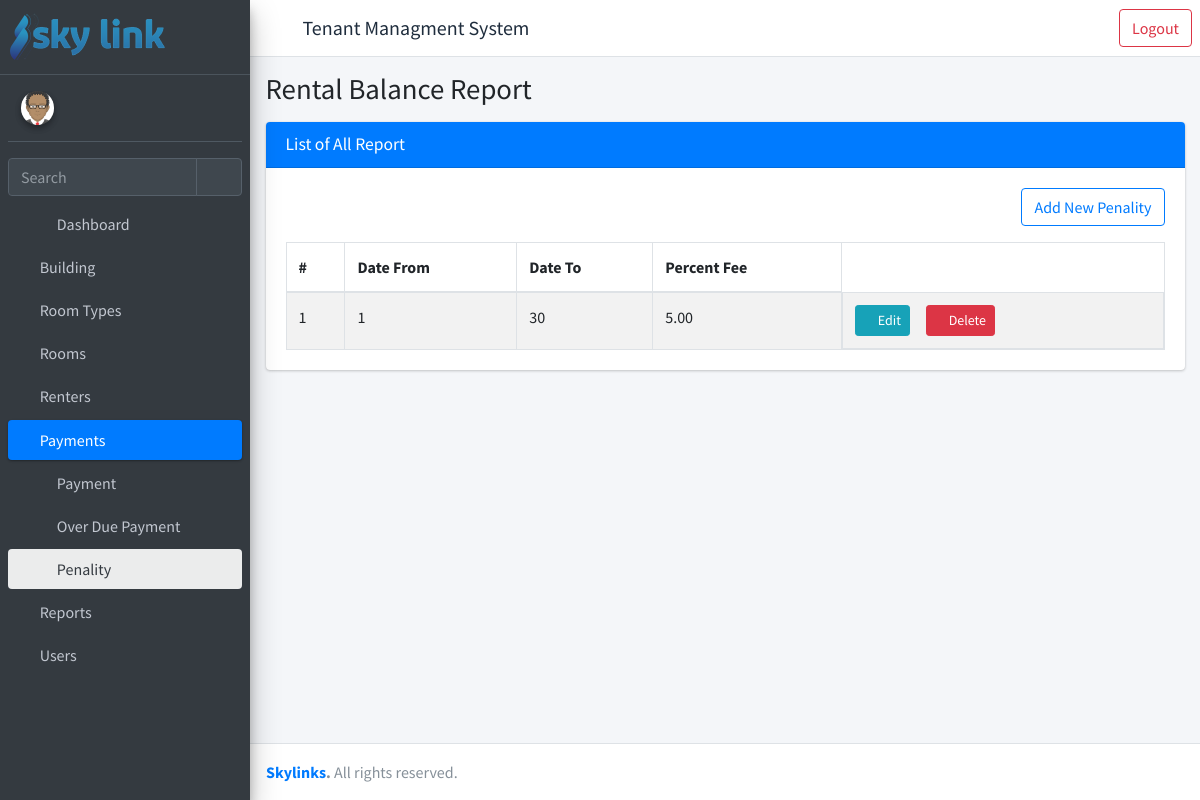
The app's page /list-penality/ (signed in), older data.
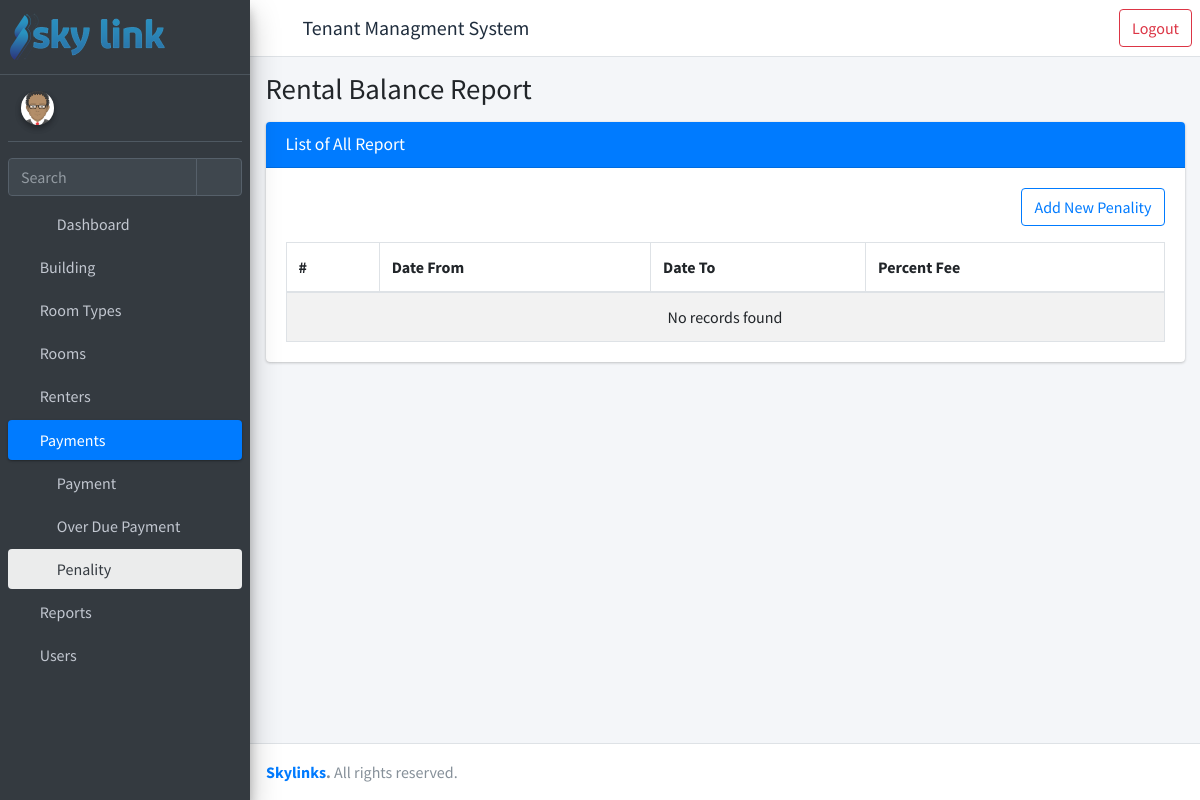
The same page, newer data.
### rent/models.py (models this page shows, shortened)
class Penality(models.Model):
    date_from = models.PositiveIntegerField()
    date_to = models.PositiveIntegerField()
    penality_fee_percent = models.DecimalField(max_digits=4, decimal_places=2)

### rent/views.py (the view)
# urls.py: path("list-penality/", views.PenalityListView.as_view(), name="list-penality"),
class PenalityListView(LoginRequiredMixin, PaymentViewPermissionMixin, ListView):
    model = Penality
    template_name = "rent/penality-list.html"
    def get_context_data(self, **kwargs):
        context = super().get_context_data(**kwargs)
        context["title"] = " Rental Balance Report"
        context["open"] = "penality"
        context['obj_model'] = "report"
        return {**context, **permissions(self.request)}

### templates/rent/penality-list.html (shortened to what this page needs)
{% extends 'rent/homepage.html' %}
{% load static %}
{% block main_page %}
<div class="content">
    <div class="container-fluid">
        <div class="card">
            <div class="card-header bg-primary">
                <h3 class="card-title ">List of All {{ obj_model.capitalize }}</h3>
            </div>
            <div class="card-body">
                <a class="btn btn-outline-primary float-right mb-3"
                href="{% url 'register-penality' %}">Add New Penality</a>
                <table id="example1" class="table table-bordered table-striped" width="100%">
                    <thead>
                            <tr>
                                <th>#</th>
                                <th>Date From</th>
                                <th>Date To</th>
                                <th>Percent Fee</th>
                            </tr>
                        </thead>
                        <tbody>
                        {% if object_list.count > 0 %}
                            {% for data in object_list %}
                                <tr>
                                    <td>{{ forloop.counter }}</td>
                                    <td>{{ data.date_from }}</td>
                                    <td>{{ data.date_to }}</td>
                                    <td>{{ data.penality_fee_percent }}</td>
                                    <td class="product-action d-flex">
                                        <a class="btn btn-info btn-sm mr-3" href="{% url 'update-penality' pk=data.id %}">
                                            <i class="fas fa-pencil-alt">
                                            </i>
                                            Edit
                                        </a>
                                        <a class="btn btn-danger btn-sm mr-3" href="{% url 'delete-penality' pk=data.id  %}">
                                            <i class="fas fa-trash">
                                            </i>
                                            Delete
                                        </a>
                                    </td>
                                </tr>
                            {% endfor %}
                        {% else %}
                                <tr>
                                    <td colspan="4" class="dataTables_empty text-center" valign="top">No records found</td>
                                </tr>
                        {% endif %}
                            </tbody>
                        </table>
                    </div>
                </div>
            </div>
        </div>
        {% endblock main_page %}
        {% block scripts %}
        {% load static %}
        {% endblock scripts %}

Row changes from the older to the newer data that the page shows:
removed Penality: date_from "1", date_to "30", penality_fee_percent "5.00"
Text that changed along with them:
text now shown: "No records found"
